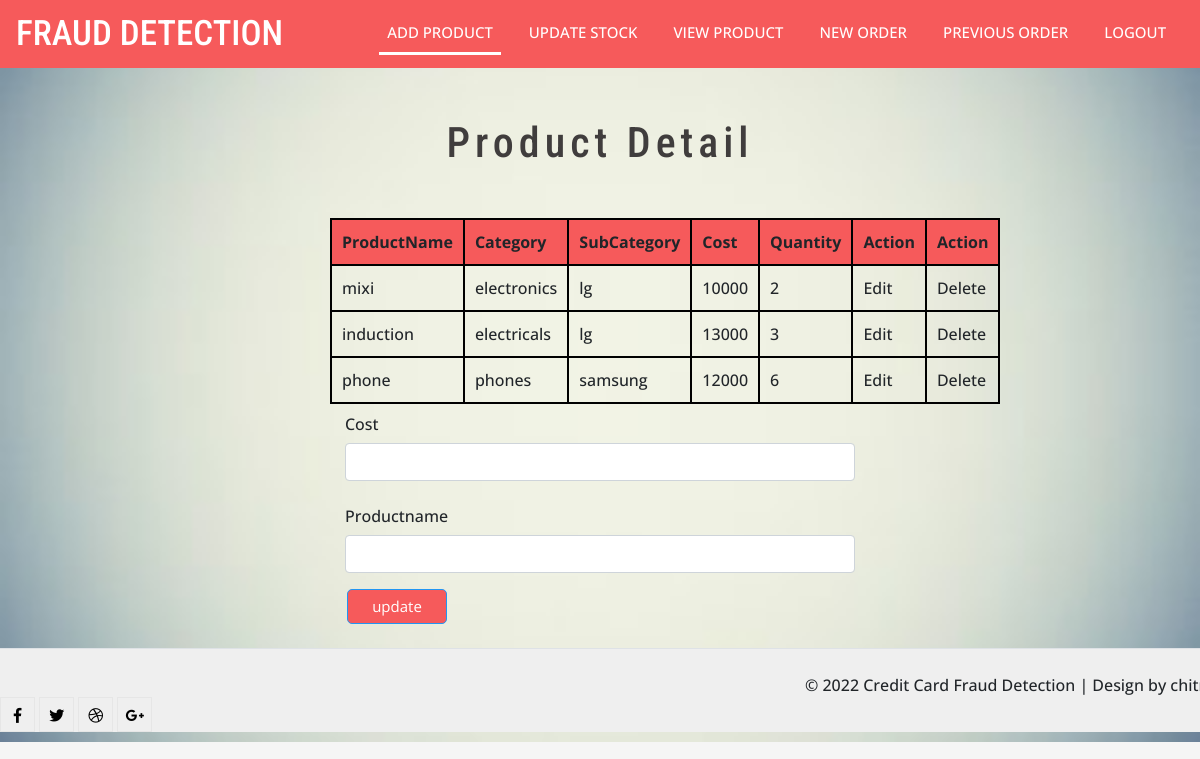
The page /index.php/upload on the database its author committed.
### tables this page shows
CREATE TABLE `addproduct` (
  `id` int(11) NOT NULL,
  `productname` varchar(20) NOT NULL,
  `category` varchar(20) NOT NULL,
  `subcategory` varchar(20) NOT NULL,
  `cost` varchar(20) NOT NULL,
  `description` varchar(20) NOT NULL,
  `quantity` varchar(20) NOT NULL,
  `image` varchar(80) NOT NULL
);

### application/controllers/Upload.php (called while the page is built, shortened)
<?php
class Upload extends CI_Controller
{
    public function index()
    {
        $this->load->model('detection');
        $query['quans']=$this->detection->mem();
        $this->load->view('upload',$query);
    }
}

### index.php (called while the page is built, shortened)
<?php
require_once BASEPATH.'core/CodeIgniter.php';

### application/models/Detection.php (called while the page is built, shortened)
<?php
class Detection extends CI_Model
{
    public function mem()
    {
        $sql="select * from addproduct";
        $query=$this->db->query($sql);
        return $query->result_array();
    }
}

### application/views/upload.php (the view, shortened to what this page needs)
<!DOCTYPE html>
<html>
<head>
    <link href="css/bootstrap.min.css" rel="stylesheet" type="text/css" />
    <link href="css/fontawesome-all.min.css" rel="stylesheet" type="text/css" media="all">
    <link href="css/popuo-box.css" rel="stylesheet" type="text/css" media="all" />
    <link rel="stylesheet" href="css/chocolat.css " type="text/css" media="all" />
    <link href="css/easy-responsive-tabs.css" rel='stylesheet' type='text/css' />
    <link href="css/style.css" rel='stylesheet' type='text/css' media="all">
</head>
<body>
<header>
    <?php include_once ('application/views/includes/header.php');?>
</header>
<div class="main-about">
    <div class="container">
        <div class="text-h3 text-center">
            <h3>Product Detail</h3>
        </div>
        <div class="row" id="login">
            <div class="col-md-3"></div>
            <div class="col-md-6">
               <table>
                   <tr>
                       <th>ProductName</th>
                       <th>Category</th>
                       <th>SubCategory</th>
                       <th>Cost</th>
                       <th>Quantity</th>
                       <th>Action</th>
                       <th>Action</th>
                   </tr>
                   <?php
                   foreach($quans as $quan) {
                   ?>
                   <tr>
                       <td id="product"><?php echo $quan['productname']?></td>
                       <td><?php echo $quan['category']?></td>
                       <td><?php echo $quan['subcategory']?></td>
                       <td id="cost"><?php echo $quan['cost']?></td>
                       <td><?php echo $quan['quantity']?></td>
                       <td onclick="edi(<?php echo $quan['cost']?>,'<?php echo $quan['productname']?>')">Edit</td>
                       <td onclick="delet('<?php echo $quan['productname']?>')">Delete</td>
                   </tr>
                       <?php
                   }
                   ?>
               </table>
                <div class="col-md-3"></div>
                <div class="col-md-12">
                    <form action="#" method="post">
                        <div class="form-row">
                            <div class="form-group col-md-12">
                                <label  class="col-form-label">Cost</label>
                                <input type="text" class="form-control" id="costing" required="">
                            </div>
                            <div class="form-group col-md-12">
                                <label  class="col-form-label">Productname</label>
                                <input type="text" class="form-control" id="pname" required="">
                            </div>
                            <input type="submit" class="form-button" value="update" onclick="upd()">
                        </div>
                    </form>
                </div>
            </div>
        </div>
    </div>
</div>
<footer>
    <div class="row border-top mt-4 pt-lg-4 pt-3 text-lg-left text-center">
              <p class="col-lg-8 copy-right-grids mt-lg-1"><center>© 2022 Credit Card Fraud Detection | Design by chitra</center>
                </p>
                <div class="col-lg-4 agileinfo_social_icons mt-lg-0 mt-3">
                    <ul class="agileits_social_list">
                        <li>
                            <a href="#" class="w3_agile_facebook">
                                <i class="fab fa-facebook-f"></i>
                            </a>
                        </li>
                        <li>
                            <a href="#" class="agile_twitter">
                                <i class="fab fa-twitter"></i>
                            </a>
                        </li>
                        <li>
                            <a href="#" class="w3_agile_dribble">
                                <i class="fab fa-dribbble"></i>
                            </a>
                        </li>
                        <li>
                            <a href="#" class="w3_agile_google">
                                <i class="fab fa-google-plus-g"></i>
                            </a>
                        </li>
                    </ul>
                </div>
            </div>
</footer>
</body>
</html>

### css/chocolat.css (style rules this page uses)
body { margin:0; padding:0; }

### css/easy-responsive-tabs.css (style rules this page uses)
body { margin: 0px; padding: 0px; background: #f5f5f5; font-weight: 500; }
ul.resp-tabs-list, p { margin: 0px; padding: 0px; }

### css/style.css (style rules this page uses)
body { padding: 0; margin: 0; background-image: url('../a.jpg'); background-size: cover; background-repeat: no-repeat; background-position: center center; font-family: 'Open Sans', sans-serif; }
body a { transition: 0.5s all; -webkit-transition: 0.5s all; -moz-transition: 0.5s all; -o-transition: 0.5s all; -ms-transition: 0.5s all; text-decoration: none; }
input[type="button"], input[type="submit"] { transition: 0.5s all; -webkit-transition: 0.5s all; -moz-transition: 0.5s all; -o-transition: 0.5s all; -ms-transition: 0.5s all; }
h1, h2, h3, h4, h5, h6 { margin: 0; padding: 0; font-family: 'Roboto Condensed', sans-serif; }
p { margin: 0; padding: 0; font-family: 'Open Sans', sans-serif; font-size: 16px; letter-spacing: 1px; line-height: 1.9; color: #e51414; }
ul, ol { margin: 0; padding: 0; }
label { margin: 0; }
.text-h3.text-center h3 { font-size: 42px; color:#403d3d; letter-spacing: 5px; }
.text-h3.text-center { margin-bottom: 50px; }
header { background-color: #f65a5b; }
.main-about { margin-top: 50px; }
input.form-button { width: 120px; padding: 5px; margin-left: 7px; border-radius: 5px; border: 1px solid #2196F3; background-color: #f65a5b; color: #fff; cursor: pointer; font-size: 17px; }
footer { background-color: #efefef; }
p.copy-right-grids { font-size: 14px; }
.agileits_social_list li { display: inline-block; }
.agileits_social_list li a { width: 35px; height: 35px; color: #000; text-align: center; display: inline-block; font-size: 15px; line-height: 2.3; border: 1px solid #e6e6e6; }
input.form-button { width: 100px; padding: 5px; font-size: 15px; }

### application/views/upload.php (style rules this page uses)
table, th, td { border: 2px solid black; border-collapse: collapse; padding: 10px; }
th { background-color: #f65a5b; }

### rows shown on the page
addproduct: productname "mixi", category "electronics", subcategory "lg", cost "10000", quantity "2"
addproduct: productname "induction", category "electricals", subcategory "lg", cost "13000", quantity "3"
addproduct: productname "phone", category "phones", subcategory "samsung", cost "12000", quantity "6"
